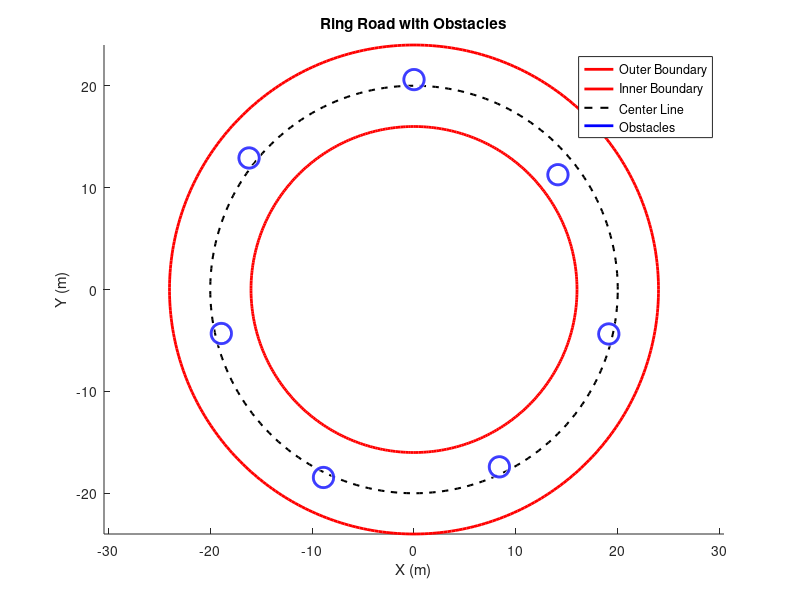

Reproduce this figure in MATLAB.
% Parameters
radius = 20;      % Radius from origin to the middle of the road (m)
road_width = 8;   % Width of the road (m)
num_obstacles = 7; % Number of obstacles
obstacle_radius = 1; % Radius of each obstacle (m)

% Ring road boundaries
theta = linspace(0, 2*pi, 400);
outer_boundary_x = (radius + road_width/2) * cos(theta);
outer_boundary_y = (radius + road_width/2) * sin(theta);
inner_boundary_x = (radius - road_width/2) * cos(theta);
inner_boundary_y = (radius - road_width/2) * sin(theta);
center_line_x = radius * cos(theta);
center_line_y = radius * sin(theta);

% Randomly generate obstacles on the ring road
obstacle_positions = [];
for i = 1:num_obstacles
    % equally distributed obstacles along the angle
    angle = 2 * pi * i / num_obstacles + pi/2;
    dist_from_center = radius - road_width/4 + road_width/2 * rand();
    obstacle_x = dist_from_center * cos(angle);
    obstacle_y = dist_from_center * sin(angle);
    obstacle_positions = [obstacle_positions; obstacle_x, obstacle_y];
end

% Save the boundaries and obstacles
save('ring_road.mat', 'outer_boundary_x', 'outer_boundary_y', ...
                     'inner_boundary_x', 'inner_boundary_y', ...
                     'center_line_x', 'center_line_y', ...
                     'obstacle_positions','obstacle_radius',"num_obstacles");

% Plotting the ring road and obstacles
figure;
hold on;
plot(outer_boundary_x, outer_boundary_y, 'r', 'LineWidth', 2); % Outer boundary
plot(inner_boundary_x, inner_boundary_y, 'r', 'LineWidth', 2); % Inner boundary
plot(center_line_x, center_line_y, 'k--', 'LineWidth', 1.5);   % Center line

% Plot obstacles
for i = 1:num_obstacles
    viscircles(obstacle_positions(i, :), obstacle_radius, 'Color', 'b');
end

% Plot settings
axis equal;
title('Ring Road with Obstacles');
xlabel('X (m)');
ylabel('Y (m)');
legend('Outer Boundary', 'Inner Boundary', 'Center Line', 'Obstacles');
hold off;
